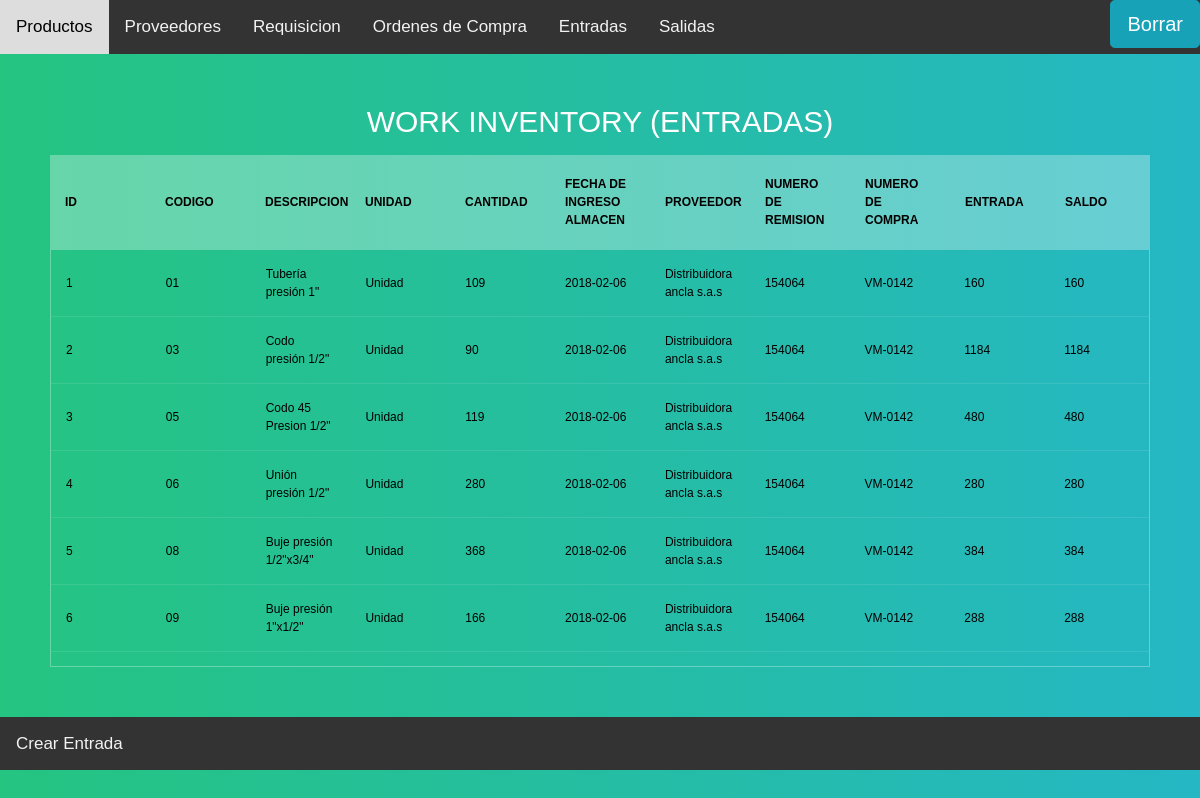
Screenshot of /Tickets with the database file from the repository.
### models.py (models this page shows)
class Products(db.Model):
    __tablename__="Products"
    Identifier = db.Column(db.String(100), primary_key=True)
    Description = db.Column(db.String(100))
    Units= db.Column(db.String(100))
    Tickets_now = db.Column(db.Integer, default = 0)
    Departures_now = db.Column(db.Integer, default = 0)
    balance_now  = db.Column(db.Integer, default = 0)
    Ticket = db.relationship('Tickets', backref='Products')
    Departures = db.relationship('Departures', backref='Products')
    Requisition = db.relationship('Requisition', backref='Products')
    Buy_order = db.relationship('Buy_order', backref='Products')

class Tickets(db.Model):
    __tablename__="Tickets"
    id = db.Column(db.Integer, autoincrement=True,primary_key=True)
    Date_stored = db.Column(db.String(100))
    amount = db.Column(db.Integer)
    Number_remision = db.Column(db.Integer)
    N_compra= db.Column(db.Integer)
    N_Requisition = db.Column(db.String(255))
    Products_id= db.Column(db.String(255), db.ForeignKey('Products.Identifier'))
    Provider_id= db.Column(db.String(255), db.ForeignKey('Provider.Identifier'))

class Provider(db.Model):
    __tablename__="Provider"
    Identifier = db.Column(db.String(100), primary_key=True)
    Name = db.Column(db.String(100))
    Ced = db.Column(db.String(100))
    Address = db.Column(db.String(100))
    Buy_Order= db.relationship('Buy_order', backref='Provider')
    Entrada = db.relationship('Tickets')

### app.py (the view, shortened to what this page needs)
@app.route('/Tickets', methods=['GET','POST'])
def Tickets_table():
    Del_form = forms.Search(request.form)
    Tickets_inventory = {}
    for ID,date_stored,Amount,Number_remision,N_compra,Product_id,Provider_id in  db.session.query(Tickets.id,
                                                                                                                        Tickets.Date_stored,
                                                                                                                        Tickets.amount,
                                                                                                                        Tickets.Number_remision,
                                                                                                                        Tickets.N_compra,
                                                                                                                        Tickets.Products_id,
                                                                                                                        Tickets.Provider_id):
                Provider_v = Provider.query.filter_by(Identifier=Provider_id).first()
                Product = Products.query.filter_by(Identifier=Product_id).first()
                Temp = {}
                Temp['id']= ID
                Temp['Ident'] = Product.Identifier
                Temp['Provider'] = Provider_v.Name
                Temp['Ced'] = Provider_v.Ced
                Temp['Description'] = Product.Description
                Temp['Units'] = Product.Units
                Temp['Date_stored'] = date_stored
                Temp['Amount'] = Amount
                Temp['Number_remision'] = Number_remision
                Temp['Purchase_number'] = N_compra
                Temp['Tickets'] = Product.Tickets_now
                Temp['Balance'] = Product.balance_now
                Tickets_inventory[ID] = Temp
    return render_template('Tickets.html', Inventory=Tickets_inventory , form = Del_form )

### templates/Tickets.html (shortened to what this page needs)
{% extends  'Header.html'%}
{% block search %}
<div class="topnav-right">
  <button type="button"  class="btn btn-info btn-lg" data-toggle="modal" data-target="#myModal3">Borrar</button>
  {% from "_macro.html" import render %}
</div>
{% endblock%}
{% block content %}
      <section>
    <h1>Work inventory  (ENTRADAS) </h1>
    <div class="tbl-header">
      <table cellpadding="0" cellspacing="0" border="0">
        <thead>
          <tr>
            <tr >
              <th class="cell100 column1">ID</th>
              <th class="cell100 column1">Codigo</th>
              <th class="cell100 column3">Descripcion</th>
              <th class="cell100 column3">Unidad</th>
              <th class="cell100 column3">Cantidad</th>
              <th class="cell100 column3">fecha de Ingreso Almacen</th>
              <th class="cell100 column3">proveedor</th>
              <th class="cell100 column3">Numero de Remision</th>
              <th class="cell100 column3">Numero de compra</th>
              <th class="cell100 column3">Entrada</th>
              <th class="cell100 column3">Saldo</th>
          </tr>
        </thead>
      </table>
    </div>
    <div class="tbl-content">
      <table cellpadding="0" cellspacing="0" border="0">
        <tbody>
            {% for key in Inventory.keys() %}
              <tr>
                <td>{{Inventory[key]['id']}}</td>
                <td>{{Inventory[key]['Ident']}}</td>
                <td>{{Inventory[key]['Description']}}</td>
                <td>{{Inventory[key]['Units']}}</td>
                <td>{{Inventory[key]['Amount']}}</td>
                <td>{{Inventory[key]['Date_stored']}}</td>
                <td>{{Inventory[key]['Provider']}}</td>
                <td>{{Inventory[key]['Number_remision']}}</td>
                <td>{{Inventory[key]['Purchase_number']}}</td>
                <td>{{Inventory[key]['Tickets']}}</td>
                <td>{{Inventory[key]['Balance']}}</td>
              </tr>
            {% endfor %}
        </tbody>
      </table>
    </div>
  </section>
{% endblock %}
  {% block footer %}
  <div class="topnav">
    <a href="http://127.0.0.1:8888/Create_Tickets">Crear Entrada</a>
    </div>
  {% endblock%}

### templates/Header.html (style rules this page uses)
h1 { font-size: 30px; color: #fff; text-transform: uppercase; font-weight: 300; text-align: center; margin-bottom: 15px; }
table { width:100%; table-layout: fixed; }
.tbl-header { background-color: rgba(255,255,255,0.3); }
.tbl-content { height: 418px; overflow-x:auto; margin-top: 0px; border: 1px solid rgba(255,255,255,0.3); }
th { padding: 20px 15px; text-align: left; font-weight: 600; font-size: 12px; color: #000000; text-transform: uppercase; }
td { padding: 15px; text-align: left; vertical-align:middle; font-weight: 500; font-size: 12px; color: #000000; border-bottom: solid 1px rgba(255,255,255,0.1); }
body { background: -webkit-linear-gradient(left, #25c481, #25b7c4); background: linear-gradient(to right, #25c481, #25b7c4); font-family: 'Roboto', sans-serif; }
section { margin: 50px; }
body { margin: 0; font-family: Arial, Helvetica, sans-serif; }
.topnav { overflow: hidden; background-color: #333; }
.topnav a { float: left; color: #f2f2f2; text-align: center; padding: 14px 16px; text-decoration: none; font-size: 17px; }
.topnav-right { float: right; }

### rows the page displays
Products: Identifier "01", Description "Tubería presión 1\"", Units "Unidad"
Tickets: Date_stored "2018-02-06", Number_remision "154064", N_compra "VM-0142"
Provider: Name "Distribuidora ancla s.a.s" "Distribuidora ancla s.a.s" "Distribuidora ancla s.a.s" "Distribuidora ancla s.a.s" "Distribuidora ancla s.a.s" "Distribuidora ancla s.a.s"
Products: Identifier "03", Description "Codo presión 1/2\"", Units "Unidad", Tickets_now "1184", balance_now "1184"
Tickets: Date_stored "2018-02-06", Number_remision "154064", N_compra "VM-0142"
Products: Identifier "05", Description "Codo 45 Presion 1/2\"", Units "Unidad", Tickets_now "480", balance_now "480"
Tickets: Date_stored "2018-02-06", Number_remision "154064", N_compra "VM-0142"
Products: Identifier "06", Description "Unión presión 1/2\"", Units "Unidad", Tickets_now "280", balance_now "280"
Tickets: amount "280", Date_stored "2018-02-06", Number_remision "154064", N_compra "VM-0142"
Products: Identifier "08", Description "Buje presión 1/2\"x3/4\"", Units "Unidad", Tickets_now "384", balance_now "384"
Tickets: amount "368", Date_stored "2018-02-06", Number_remision "154064", N_compra "VM-0142"
Products: Identifier "09", Description "Buje presión 1\"x1/2\"", Units "Unidad", Tickets_now "288", balance_now "288"
Tickets: Date_stored "2018-02-06", Number_remision "154064", N_compra "VM-0142"

### other values shown
{{ Inventory[key]['id'] }} "1" "2" "3" "4" "5" "6"
{{ Inventory[key]['Amount'] }} "109" "90" "119" "166"
{{ Inventory[key]['Tickets'] }} "160"
{{ Inventory[key]['Balance'] }} "160"
